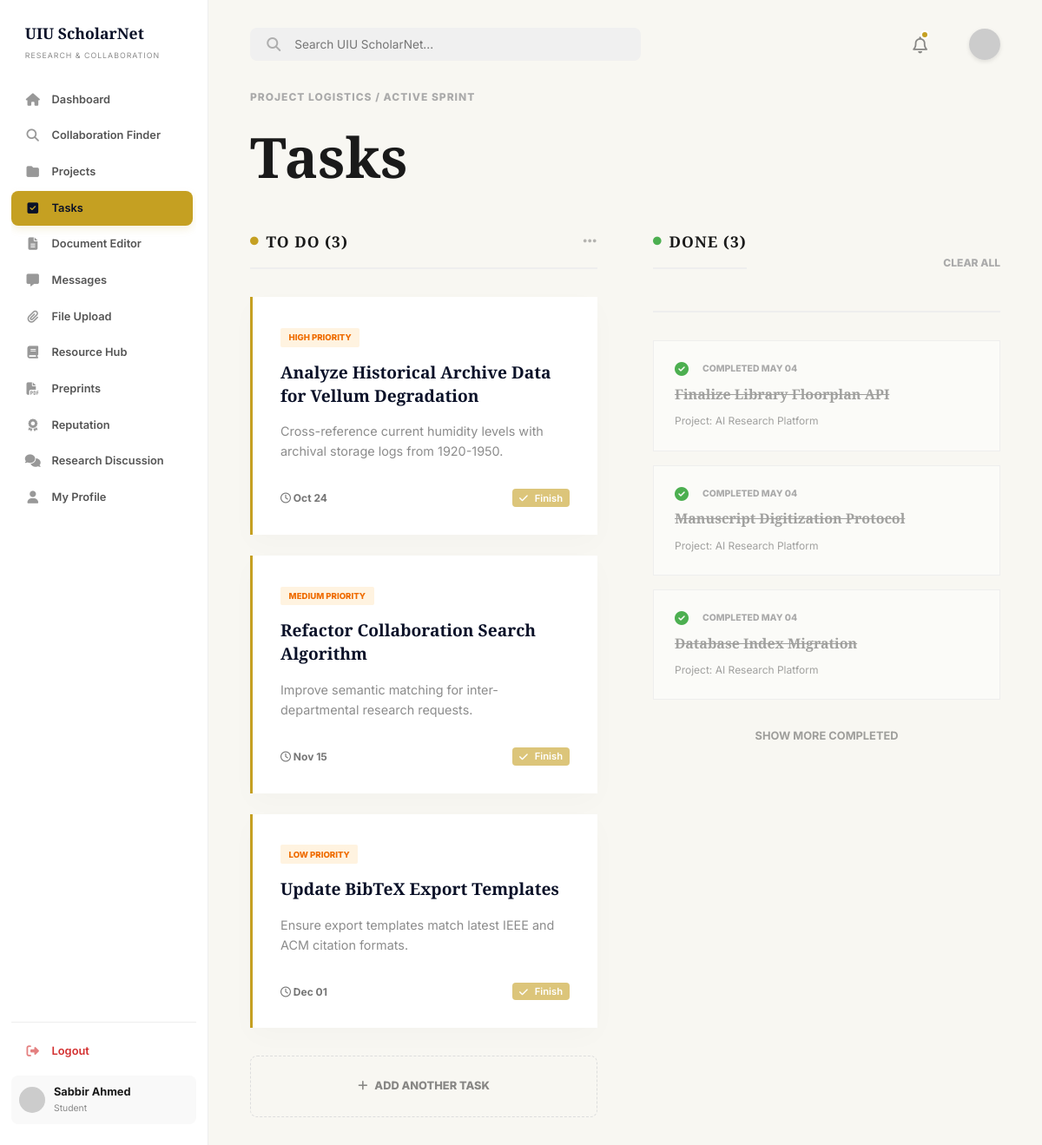
/dashboard/tasks.php (signed in), run on the app's committed database.
### tables this page shows
CREATE TABLE IF NOT EXISTS users (
    id INT AUTO_INCREMENT PRIMARY KEY,
    full_name VARCHAR(100) NOT NULL,
    email VARCHAR(100) UNIQUE NOT NULL,
    password VARCHAR(255) NOT NULL,
    role ENUM('student', 'faculty') DEFAULT 'student',
    department VARCHAR(100),
    interests TEXT,
    skills TEXT,
    points INT DEFAULT 0,
    created_at TIMESTAMP DEFAULT CURRENT_TIMESTAMP
);

CREATE TABLE IF NOT EXISTS tasks (
    id INT AUTO_INCREMENT PRIMARY KEY,
    project_id INT,
    title VARCHAR(255) NOT NULL,
    description TEXT,
    assigned_to INT,
    priority ENUM('low', 'medium', 'high') DEFAULT 'medium',
    status ENUM('todo', 'inprogress', 'done') DEFAULT 'todo',
    due_date DATE,
    created_at TIMESTAMP DEFAULT CURRENT_TIMESTAMP,
    FOREIGN KEY (project_id) REFERENCES projects(id) ON DELETE CASCADE,
    FOREIGN KEY (assigned_to) REFERENCES users(id) ON DELETE SET NULL
);

CREATE TABLE IF NOT EXISTS projects (
    id INT AUTO_INCREMENT PRIMARY KEY,
    title VARCHAR(255) NOT NULL,
    description TEXT,
    department VARCHAR(100),
    visibility ENUM('public', 'institution', 'private') DEFAULT 'public',
    status ENUM('planning', 'active', 'review', 'completed') DEFAULT 'active',
    progress INT DEFAULT 0,
    creator_id INT,
    created_at TIMESTAMP DEFAULT CURRENT_TIMESTAMP,
    FOREIGN KEY (creator_id) REFERENCES users(id) ON DELETE SET NULL
);

### includes/auth_check.php (called while the page is built, shortened)
<?php
require_once('db_connect.php');
$user_id = (int)$_SESSION['user_id'];
$stmt = $conn->prepare("SELECT * FROM users WHERE id = ?");
$stmt->bind_param("i", $user_id);
$stmt->execute();
$user_result = $stmt->get_result();
$user_data = $user_result->fetch_assoc();
?>

### dashboard/tasks.php (the view, shortened to what this page needs)
<?php
require_once('../includes/auth_check.php');
$project_id = isset($_GET['project_id']) ? (int)$_GET['project_id'] : null;
$ptStmt = $conn->prepare("SELECT COUNT(*) as total FROM tasks WHERE assigned_to = ? AND status != 'done'");
$ptStmt->bind_param("i", $user_id);
$ptStmt->execute();
$pending_tasks = (int)($ptStmt->get_result()->fetch_assoc()['total'] ?? 0);
$crStmt = $conn->prepare("SELECT COUNT(*) as total FROM collaboration_applications ca JOIN collaboration_posts cp ON ca.post_id = cp.id WHERE cp.user_id = ? AND ca.status = 'pending'");
$crStmt->bind_param("i", $user_id);
$crStmt->execute();
$collab_requests = (int)($crStmt->get_result()->fetch_assoc()['total'] ?? 0);
$task_sql = "SELECT t.*, p.title as project_title FROM tasks t
             JOIN projects p ON t.project_id = p.id
             LEFT JOIN project_members pm ON p.id = pm.project_id AND pm.user_id = ?
             WHERE (p.creator_id = ? OR pm.user_id = ?)";
if ($project_id) {
    $task_sql .= " AND t.project_id = ?";
    $tstmt = $conn->prepare($task_sql);
    $tstmt->bind_param("iiii", $user_id, $user_id, $user_id, $project_id);
} else {
    $tstmt = $conn->prepare($task_sql);
    $tstmt->bind_param("iii", $user_id, $user_id, $user_id);
}
$tstmt->execute();
$task_result = $tstmt->get_result();
$tasks_todo = [];
$tasks_done = [];
while ($task = $task_result->fetch_assoc()) {
    if ($task['status'] == 'todo' || $task['status'] == 'inprogress') $tasks_todo[] = $task;
    elseif ($task['status'] == 'done') $tasks_done[] = $task;
}
?>
<!DOCTYPE html>
<html lang="en">
<head>
    <link rel="stylesheet" href="https://cdnjs.cloudflare.com/ajax/libs/font-awesome/6.4.0/css/all.min.css">
    <link rel="stylesheet" href="../assets/css/style.css">
</head>
<body class="dashboard-page">
    <?php include('../includes/sidebar.php'); ?>
    <main class="main-content">
        <?php include('../includes/header.php'); ?>
        <section>
            <div class="section-label">PROJECT LOGISTICS / ACTIVE SPRINT</div>
            <h1 class="page-title">Tasks</h1>
            <div class="kanban-board">
                <div class="kanban-column">
                    <h3><span class="column-badge"><i class="fa-solid fa-circle dot-gold"></i> To Do (<?php echo count($tasks_todo); ?>)</span> <i class="fa-solid fa-ellipsis column-options"></i></h3>
                    <?php foreach($tasks_todo as $task): ?>
                    <div class="task-card">
                        <div class="priority-badge"><?php echo $task['priority']; ?> PRIORITY</div>
                        <h4><?php echo htmlspecialchars($task['title']); ?></h4>
                        <p class="task-desc"><?php echo htmlspecialchars($task['description']); ?></p>
                        <div class="task-meta-footer">
                            <span><i class="fa-regular fa-clock"></i> <?php echo date('M d', strtotime($task['due_date'])); ?></span>
                            <div class="task-actions" style="margin-left:auto;">
                                <form method="POST" action="../actions/update_task_status.php" style="display:inline;">
                                    <button type="submit" class="btn btn-primary" style="padding: 0.2rem 0.5rem; font-size: 0.7rem;"><i class="fa-solid fa-check"></i> Finish</button>
                                </form>
                            </div>
                        </div>
                    </div>
                    <?php endforeach; ?>
                    <div class="create-project-box add-task-box" onclick="openModal()">
                        <div class="add-task-text">
                            <i class="fa-solid fa-plus"></i> ADD ANOTHER TASK
                        </div>
                    </div>
                </div>
                <div class="kanban-column">
                    <div class="done-header">
                        <h3 class="done-title"><span class="column-badge"><i class="fa-solid fa-circle dot-green"></i> Done (<?php echo count($tasks_done); ?>)</span></h3>
                        <span class="clear-all" onclick="if(confirm('Clear all completed tasks?')) document.getElementById('clearTasksForm').submit();">CLEAR ALL</span>
                    </div>
                    <?php foreach($tasks_done as $task): ?>
                    <div class="task-completed-card">
                        <div class="completed-check">
                            <i class="fa-solid fa-circle-check check-icon"></i>
                            <span class="completed-date">COMPLETED <?php echo strtoupper(date('M d', strtotime($task['created_at'] ?? 'now'))); ?></span>
                        </div>
                        <h4><?php echo htmlspecialchars($task['title']); ?></h4>
                        <div class="completed-reviewer">Project: <?php echo htmlspecialchars($task['project_title']); ?></div>
                    </div>
                    <?php endforeach; ?>
                    <div class="show-more">SHOW MORE COMPLETED</div>
                </div>
            </div>
        </section>
    </main>
</body>
</html>

### includes/sidebar.php (shortened to what this page needs)
<aside class="sidebar">
    <div class="logo">UIU ScholarNet</div>
    <div class="sidebar-subtitle">RESEARCH & COLLABORATION</div>
    <nav class="sidebar-menu">
        <a href="index.php" class="menu-item <?php echo (basename($_SERVER['PHP_SELF']) == 'index.php') ? 'active' : ''; ?>">
            <i class="fa-solid fa-house"></i> Dashboard
        </a>
        <a href="collaboration.php" class="menu-item <?php echo (basename($_SERVER['PHP_SELF']) == 'collaboration.php') ? 'active' : ''; ?>">
            <i class="fa-solid fa-magnifying-glass"></i> Collaboration Finder
        </a>
        <a href="projects.php" class="menu-item <?php echo (basename($_SERVER['PHP_SELF']) == 'projects.php' || basename($_SERVER['PHP_SELF']) == 'edit_project.php') ? 'active' : ''; ?>">
            <i class="fa-solid fa-folder"></i> Projects
        </a>
        <a href="tasks.php" class="menu-item <?php echo (basename($_SERVER['PHP_SELF']) == 'tasks.php') ? 'active' : ''; ?>">
            <i class="fa-solid fa-square-check"></i> Tasks
        </a>
        <a href="document_editor.php" class="menu-item <?php echo (basename($_SERVER['PHP_SELF']) == 'document_editor.php') ? 'active' : ''; ?>">
            <i class="fa-solid fa-file-lines"></i> Document Editor
        </a>
        <a href="messages.php" class="menu-item <?php echo (basename($_SERVER['PHP_SELF']) == 'messages.php' && (!isset($_GET['channel']) || $_GET['channel'] !== 'discussion')) ? 'active' : ''; ?>">
            <i class="fa-solid fa-message"></i> Messages
        </a>
        <a href="file_upload.php" class="menu-item <?php echo (basename($_SERVER['PHP_SELF']) == 'file_upload.php') ? 'active' : ''; ?>">
            <i class="fa-solid fa-paperclip"></i> File Upload
        </a>
        <a href="resources.php" class="menu-item <?php echo (basename($_SERVER['PHP_SELF']) == 'resources.php') ? 'active' : ''; ?>">
            <i class="fa-solid fa-book"></i> Resource Hub
        </a>
        <a href="preprints.php" class="menu-item <?php echo (basename($_SERVER['PHP_SELF']) == 'preprints.php' || basename($_SERVER['PHP_SELF']) == 'preprint_details.php') ? 'active' : ''; ?>">
            <i class="fa-solid fa-file-pdf"></i> Preprints
        </a>
        <a href="reputation.php" class="menu-item <?php echo (basename($_SERVER['PHP_SELF']) == 'reputation.php') ? 'active' : ''; ?>">
            <i class="fa-solid fa-award"></i> Reputation
        </a>
        <a href="research_discussion.php" class="menu-item <?php echo (basename($_SERVER['PHP_SELF']) == 'research_discussion.php' || basename($_SERVER['PHP_SELF']) == 'discussion_thread.php') ? 'active' : ''; ?>">
            <i class="fa-solid fa-comments"></i> Research Discussion
        </a>
        <a href="profile.php" class="menu-item <?php echo (basename($_SERVER['PHP_SELF']) == 'profile.php') ? 'active' : ''; ?>">
            <i class="fa-solid fa-user"></i> My Profile
        </a>
    </nav>
    <div class="sidebar-footer">
        <a href="../auth/logout.php" class="menu-item logout-link"><i class="fa-solid fa-right-from-bracket"></i> Logout</a>
        <div class="user-profile-small">
            <img src="https://ui-avatars.com/api/?name=<?php echo urlencode($user_data['full_name']); ?>&background=0a1128&color=fff" alt="User">
            <div>
                <div class="user-name"><?php echo $user_data['full_name']; ?></div>
                <div class="user-role"><?php echo ucfirst($user_data['role']); ?></div>
            </div>
        </div>
    </div>
</aside>

### includes/header.php (shortened to what this page needs)
<header class="dash-header">
    <div class="search-container">
        <i class="fa-solid fa-magnifying-glass search-icon"></i>
        <input type="text" placeholder="Search UIU ScholarNet...">
    </div>
    <div class="header-actions" style="display: flex; align-items: center; justify-content: flex-end; gap: 1.5rem;">
        <a href="notifications.php" class="notification-icon" style="color: inherit; text-decoration: none; position: relative; display: flex; align-items: center; height: 36px;">
            <i class="fa-regular fa-bell header-icon" style="font-size: 1.2rem; line-height: 1;"></i>
            <?php if (($collab_requests ?? 0) > 0 || ($pending_tasks ?? 0) > 0): ?>
                <span class="notification-dot" style="top: 2px; right: -2px; position: absolute; width: 10px; height: 10px; background: var(--secondary-color); border-radius: 50%; border: 2px solid #fff;"></span>
            <?php endif; ?>
        </a>
        <a href="profile.php" style="color: inherit; text-decoration: none; display: flex; align-items: center;">
            <img src="https://ui-avatars.com/api/?name=<?php echo urlencode($user_data['full_name'] ?? 'User'); ?>&background=0a1128&color=fff" alt="Avatar" style="width: 36px; height: 36px; border-radius: 50%; box-shadow: 0 2px 5px rgba(0,0,0,0.1); display: block;">
        </a>
    </div>
</header>

### assets/css/global.css (style rules this page uses)
:root { --primary-color: #0a1128; --secondary-color: #c5a022; --bg-color: #f8f7f2; --text-color: #1a1a1a; --accent-color: #e8e6d9; --white: #ffffff; --transition: all 0.3s ease; --font-heading: 'Playfair Display', serif; --font-body: 'Inter', sans-serif; }
* { margin: 0; padding: 0; box-sizing: border-box; }
body { font-family: var(--font-body); background-color: var(--bg-color); color: var(--text-color); line-height: 1.6; overflow-x: hidden; }
h1, h2, h3, h4 { font-family: var(--font-heading); font-weight: 700; }
a { text-decoration: none; color: inherit; transition: var(--transition); }
.btn { padding: 0.8rem 2rem; border-radius: 4px; font-weight: 600; cursor: pointer; display: inline-flex; align-items: center; gap: 0.5rem; transition: var(--transition); border: none; font-family: var(--font-body); }
.btn-primary { background-color: var(--secondary-color); color: var(--white); }
.logo { font-size: 1.5rem; font-weight: 700; color: var(--primary-color); font-family: var(--font-heading); }

### assets/css/layout.css (style rules this page uses)
.dashboard-page { display: flex; background-color: var(--bg-color); min-height: 100vh; width: 100%; }
.sidebar { width: 240px; min-width: 240px; background: var(--white); border-right: 1px solid #eee; padding: 1.5rem 0.8rem; display: flex; flex-direction: column; position: fixed; top: 0; left: 0; bottom: 0; z-index: 1000; overflow: hidden; }
.sidebar .logo { font-size: 1.1rem; margin-bottom: 0.3rem; padding-left: 1rem; color: var(--primary-color); flex-shrink: 0; }
.sidebar-subtitle { font-size: 0.55rem; opacity: 0.5; letter-spacing: 1px; padding-left: 1rem; margin-bottom: 1.5rem; flex-shrink: 0; }
.sidebar-menu { flex: 1 1 0; min-height: 0; overflow-y: auto; padding-right: 4px; }
.menu-item { display: flex; align-items: center; gap: 0.8rem; padding: 0.6rem 1rem; border-radius: 8px; margin-bottom: 2px; font-weight: 600; font-size: 0.8rem; color: #555; transition: var(--transition); text-decoration: none; white-space: nowrap; }
.menu-item i { width: 18px; font-size: 0.9rem; display: flex; justify-content: center; opacity: 0.6; }
.menu-item.active { background-color: var(--secondary-color); color: var(--primary-color); box-shadow: 0 4px 10px rgba(197, 160, 34, 0.15); }
.menu-item.active i { opacity: 1; }
.sidebar-footer { border-top: 1px solid #eee; padding-top: 0.8rem; margin-top: 0.8rem; flex-shrink: 0; }
.user-profile-small { display: flex; align-items: center; gap: 0.6rem; padding: 0.6rem; background: #f9f9f9; border-radius: 8px; margin-top: 0.5rem; }
.user-profile-small img { width: 30px; height: 30px; border-radius: 50%; }
.main-content { flex: 1; margin-left: 240px; padding: 2rem 3rem; min-height: 100vh; }
.dash-header { display: flex; justify-content: space-between; align-items: center; margin-bottom: 2rem; }
.search-container { background: #f0f0f0; padding: 0.7rem 1.2rem; border-radius: 8px; display: flex; align-items: center; gap: 1rem; width: 100%; max-width: 450px; }
.search-container input { background: transparent; border: none; outline: none; width: 100%; font-family: var(--font-body); font-size: 0.85rem; }
.logout-link { color: #d32f2f; }
.user-name { font-weight: 700; font-size: 0.8rem; }
.user-role { font-size: 0.65rem; opacity: 0.5; }

### assets/css/dashboard.css (style rules this page uses)
.search-icon { opacity: 0.3; }
.notification-icon { font-size: 1.2rem; margin-right: 1.5rem; position: relative; }
.notification-dot { position: absolute; top: -5px; right: -5px; width: 8px; height: 8px; background: red; border-radius: 50%; border: 2px solid var(--white); }

### assets/css/collaboration.css (style rules this page uses)
.header-icon { font-size: 1.2rem; opacity: 0.5; }

### assets/css/projects.css (style rules this page uses)
.create-project-box { border: 2px dashed #ddd; padding: 4rem; text-align: center; border-radius: 8px; cursor: pointer; transition: var(--transition); }

### data on the page
users: full_name "Sabbir Ahmed", role "Student"
tasks: priority "HIGH", title "Analyze Historical Archive Data for Vellum Degradation", description "Cross-reference current humidity levels with archival storage logs from 1920-1950.", due_date "Oct 24"
tasks: priority "MEDIUM", title "Refactor Collaboration Search Algorithm", description "Improve semantic matching for inter-departmental research requests.", due_date "Nov 15"
tasks: priority "LOW", title "Update BibTeX Export Templates", description "Ensure export templates match latest IEEE and ACM citation formats.", due_date "Dec 01"
tasks: created_at "MAY 04", title "Finalize Library Floorplan API", project.title "AI Research Platform"
tasks: created_at "MAY 04", title "Manuscript Digitization Protocol", project.title "AI Research Platform"
tasks: created_at "MAY 04", title "Database Index Migration", project.title "AI Research Platform"

### other printed values
count($tasks_todo) "3"
count($tasks_done) "3"
